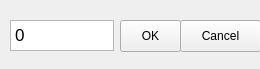
<?xml version="1.0" encoding="UTF-8"?>
<ui version="4.0">
 <class>ExtraWindow_label</class>
 <widget class="QMainWindow" name="ExtraWindow_label">
  <property name="geometry">
   <rect>
    <x>0</x>
    <y>0</y>
    <width>260</width>
    <height>69</height>
   </rect>
  </property>
  <property name="windowTitle">
   <string>Enter % of hands</string>
  </property>
  <widget class="QWidget" name="centralwidget">
   <widget class="QTextEdit" name="tEdit_percent">
    <property name="geometry">
     <rect>
      <x>10</x>
      <y>20</y>
      <width>104</width>
      <height>31</height>
     </rect>
    </property>
    <property name="html">
     <string>&lt;!DOCTYPE HTML PUBLIC &quot;-//W3C//DTD HTML 4.0//EN&quot; &quot;http://www.w3.org/TR/REC-html40/strict.dtd&quot;&gt;
&lt;html&gt;&lt;head&gt;&lt;meta name=&quot;qrichtext&quot; content=&quot;1&quot; /&gt;&lt;style type=&quot;text/css&quot;&gt;
p, li { white-space: pre-wrap; }
&lt;/style&gt;&lt;/head&gt;&lt;body style=&quot; font-family:'.AppleSystemUIFont'; font-size:13pt; font-weight:400; font-style:normal;&quot;&gt;
&lt;p style=&quot; margin-top:0px; margin-bottom:0px; margin-left:0px; margin-right:0px; -qt-block-indent:0; text-indent:0px;&quot;&gt;0&lt;/p&gt;&lt;/body&gt;&lt;/html&gt;</string>
    </property>
   </widget>
   <widget class="QPushButton" name="btn_OK">
    <property name="geometry">
     <rect>
      <x>120</x>
      <y>20</y>
      <width>61</width>
      <height>32</height>
     </rect>
    </property>
    <property name="text">
     <string>OK</string>
    </property>
   </widget>
   <widget class="QPushButton" name="btn_CANCEL">
    <property name="geometry">
     <rect>
      <x>180</x>
      <y>20</y>
      <width>81</width>
      <height>32</height>
     </rect>
    </property>
    <property name="text">
     <string>Cancel</string>
    </property>
   </widget>
  </widget>
 </widget>
 <resources/>
 <connections/>
</ui>
